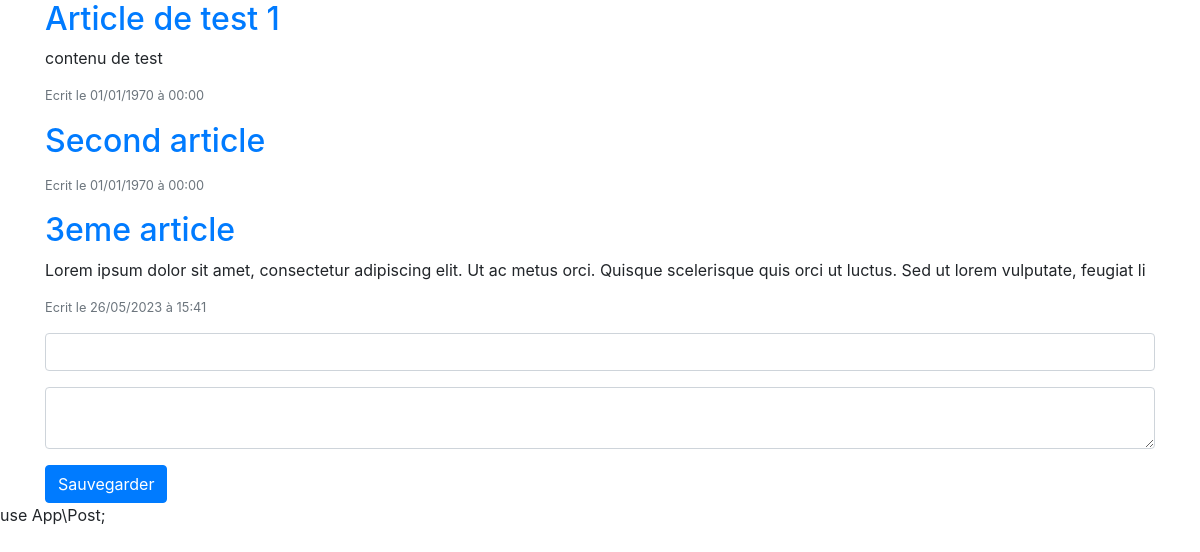
/blog/index.php, run on an earlier commit of the app's database.
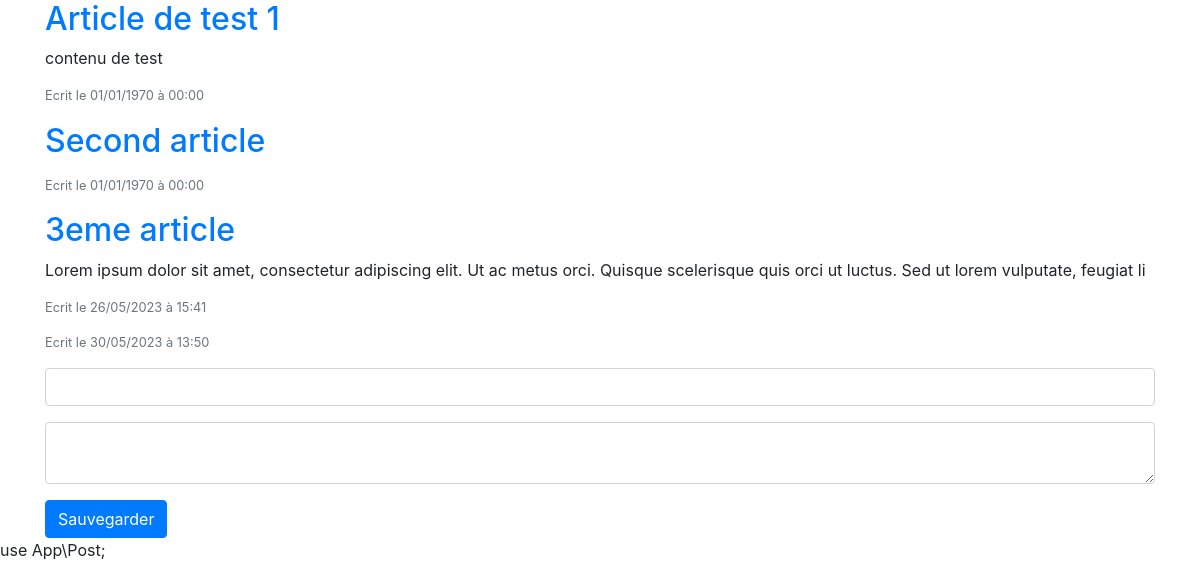
And on a later commit of the database.
### tables this page shows
CREATE TABLE "posts" (
	"id"	INTEGER,
	"name"	TEXT,
	"content"	TEXT,
	"created_at"	INTEGER,
	PRIMARY KEY("id" AUTOINCREMENT)
);

### class/Post.php (called while the page is built, shortened)
<?php
class Post {
    public $content;
    public $created_at;
    public function __construct()
    {
        if(is_int($this->created_at) || is_string($this->created_at)){
            $this->created_at = new \DateTime('@' . $this->created_at);
        }
    }
    public function getExcerpt(): string
    {
        return substr($this->content, 0, 150);
    }
}

### blog/index.php (the view, shortened to what this page needs)
<?php
$pdo = new PDO('sqlite:../data.db', null, null, [
    PDO::ATTR_ERRMODE => PDO::ERRMODE_EXCEPTION,
    PDO::ATTR_DEFAULT_FETCH_MODE => PDO::FETCH_OBJ
]);
$error = null;
try {
    $query = $pdo->query('SELECT * FROM posts');
    $posts = $query->fetchAll(PDO::FETCH_CLASS, Post::class);
} catch (PDOException $e) {
    $error = $e->getMessage();
}
require '../elements/header.php' ?>
<div class="container">
    <?php if($error): ?>
        <div class="alert alert-danger"><?= $error ?></div>
    <?php else: ?>
            <?php foreach($posts as $post): ?>
               <h2><a href="/blog/edit.php?id=<?= $post->id ?>"><?= htmlentities($post->name) ?></a></h2>
               <p>
                    <?= nl2br(htmlentities($post->getExcerpt())) ?>
               </p>
               <p class="small text-muted">Ecrit le <?= $post->created_at->format('d/m/Y à H:i') ?></p>
            <?php endforeach ?>
        <form method='post'>
            <div class="form-group">
                <input type="text" class="form-control" name="name" value="">
            </div>
            <div class="form-group">
                <textarea class="form-control" name="content"></textarea>
            </div>
            <button class="btn btn-primary">Sauvegarder</button>
        </form>
    <?php endif ?>
</div>
<?php require '../elements/footer.php' ?>

### elements/header.php (shortened to what this page needs)
<!DOCTYPE html>
<html lang="en">
<head>
    <link rel="stylesheet" href="https://cdn.jsdelivr.net/npm/bootstrap@4.2.1/dist/css/bootstrap.min.css">
</head>
<body>

What changed in the data, as far as the page shows it:
added posts: format "30/05/2023 à 13:50"
